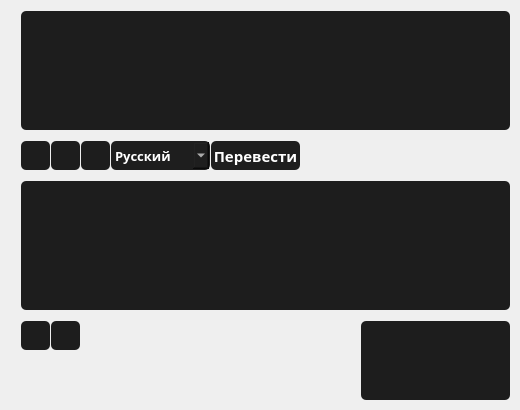
    <widget class="QWidget" name="page_4">
     <widget class="QPushButton" name="translate_button">
      <property name="geometry">
       <rect>
        <x>210</x>
        <y>140</y>
        <width>91</width>
        <height>31</height>
       </rect>
      </property>
      <property name="font">
       <font>
        <family>Bahnschrift SemiBold</family>
        <pointsize>11</pointsize>
        <bold>true</bold>
       </font>
      </property>
      <property name="styleSheet">
       <string notr="true">QPushButton {
background-color: #1E1E1E;
color: white;
border: 2px solid transparent;
  border-radius: 6px;
}
QPushButton:hover {
background-color: #252525;
}
QPushButton:pressed {
background-color: green;
}</string>
      </property>
      <property name="text">
       <string>Перевести</string>
      </property>
     </widget>
     <widget class="QTextEdit" name="translator_input">
      <property name="geometry">
       <rect>
        <x>20</x>
        <y>10</y>
        <width>491</width>
        <height>121</height>
       </rect>
      </property>
      <property name="styleSheet">
       <string notr="true">QTextEdit {
background-color: #1D1D1D;
color: white;
border: 2px solid transparent;
  border-radius: 6px;
}
QTextEdit:hover {
background-color: #1E1E1E;
}</string>
      </property>
     </widget>
     <widget class="QPushButton" name="translatecopy_2">
      <property name="geometry">
       <rect>
        <x>20</x>
        <y>320</y>
        <width>31</width>
        <height>31</height>
       </rect>
      </property>
      <property name="font">
       <font>
        <family>Calibri</family>
        <pointsize>10</pointsize>
       </font>
      </property>
      <property name="styleSheet">
       <string notr="true">QPushButton {
background-color: #1D1D1D;
color: white;
border: 2px solid transparent;
  border-radius: 6px;
}
QPushButton:hover {
background-color: #252525;
}
QPushButton:pressed {
background-color: gray;
}


</string>
      </property>
      <property name="text">
       <string/>
      </property>
      <property name="icon">
       <iconset>
        <normaloff>icons/copy.png</normaloff>icons/copy.png</iconset>
      </property>
      <property name="iconSize">
       <size>
        <width>18</width>
        <height>18</height>
       </size>
      </property>
     </widget>
     <widget class="QPushButton" name="translatecopy">
      <property name="geometry">
       <rect>
        <x>50</x>
        <y>140</y>
        <width>31</width>
        <height>31</height>
       </rect>
      </property>
      <property name="font">
       <font>
        <family>Calibri</family>
        <pointsize>10</pointsize>
       </font>
      </property>
      <property name="styleSheet">
       <string notr="true">QPushButton {
background-color: #1D1D1D;
color: white;
border: 2px solid transparent;
  border-radius: 6px;
}
QPushButton:hover {
background-color: #252525;
}
QPushButton:pressed {
background-color: gray;
}


</string>
      </property>
      <property name="text">
       <string/>
      </property>
      <property name="icon">
       <iconset>
        <normaloff>icons/copy.png</normaloff>icons/copy.png</iconset>
      </property>
      <property name="iconSize">
       <size>
        <width>18</width>
        <height>18</height>
       </size>
      </property>
     </widget>
     <widget class="QTextEdit" name="translate_output">
      <property name="geometry">
       <rect>
        <x>20</x>
        <y>180</y>
        <width>491</width>
        <height>131</height>
       </rect>
      </property>
      <property name="styleSheet">
       <string notr="true">QTextEdit {
background-color: #1D1D1D;
color: white;
border: 2px solid transparent;
  border-radius: 6px;
}</string>
      </property>
     </widget>
     <widget class="QPushButton" name="translate_delete">
      <property name="geometry">
       <rect>
        <x>80</x>
        <y>140</y>
        <width>31</width>
        <height>31</height>
       </rect>
      </property>
      <property name="font">
       <font>
        <family>Calibri</family>
        <pointsize>10</pointsize>
       </font>
      </property>
      <property name="styleSheet">
       <string notr="true">QPushButton {
background-color: #1D1D1D;
color: white;
border: 2px solid transparent;
  border-radius: 6px;
}
QPushButton:hover {
background-color: #252525;
}
QPushButton:pressed {
background-color: #EE3232;
}</string>
      </property>
      <property name="text">
       <string/>
      </property>
      <property name="icon">
       <iconset>
        <normaloff>icons/delete text.png</normaloff>icons/delete text.png</iconset>
      </property>
      <property name="iconSize">
       <size>
        <width>18</width>
        <height>18</height>
       </size>
      </property>
     </widget>
     <widget class="QComboBox" name="translator_languages_comboBox">
      <property name="geometry">
       <rect>
        <x>110</x>
        <y>140</y>
        <width>101</width>
        <height>31</height>
       </rect>
      </property>
      <property name="font">
       <font>
        <family>Bahnschrift SemiBold</family>
        <pointsize>10</pointsize>
        <bold>true</bold>
       </font>
      </property>
      <property name="styleSheet">
       <string notr="true">QComboBox{
background-color: #1E1E1E;
color: white;
border: 2px solid transparent;
  border-radius: 6px;
}
</string>
      </property>
      <item>
       <property name="text">
        <string>Русский</string>
       </property>
      </item>
      <item>
       <property name="text">
        <string>Английский</string>
       </property>
      </item>
      <item>
       <property name="text">
        <string>Немецкий</string>
       </property>
      </item>
      <item>
       <property name="text">
        <string>Французский</string>
       </property>
      </item>
      <item>
       <property name="text">
        <string>Японский</string>
       </property>
      </item>
      <item>
       <property name="text">
        <string>курво</string>
       </property>
      </item>
      <item>
       <property name="text">
        <string>Китайский</string>
       </property>
      </item>
      <item>
       <property name="text">
        <string>Турецкий</string>
       </property>
      </item>
      <item>
       <property name="text">
        <string>Белорусский</string>
       </property>
      </item>
      <item>
       <property name="text">
        <string>Казахский</string>
       </property>
      </item>
     </widget>
     <widget class="QPushButton" name="translate_paste">
      <property name="geometry">
       <rect>
        <x>20</x>
        <y>140</y>
        <width>31</width>
        <height>31</height>
       </rect>
      </property>
      <property name="font">
       <font>
        <family>Calibri</family>
        <pointsize>10</pointsize>
       </font>
      </property>
      <property name="styleSheet">
       <string notr="true">QPushButton {
background-color: #1D1D1D;
color: white;
border: 2px solid transparent;
  border-radius: 6px;
}
QPushButton:hover {
background-color: #252525;
}
QPushButton:pressed {
background-color: gray;
}</string>
      </property>
      <property name="text">
       <string/>
      </property>
      <property name="icon">
       <iconset>
        <normaloff>icons/paste.png</normaloff>icons/paste.png</iconset>
      </property>
      <property name="iconSize">
       <size>
        <width>18</width>
        <height>18</height>
       </size>
      </property>
     </widget>
     <widget class="QPushButton" name="translate_delete2">
      <property name="geometry">
       <rect>
        <x>50</x>
        <y>320</y>
        <width>31</width>
        <height>31</height>
       </rect>
      </property>
      <property name="font">
       <font>
        <family>Calibri</family>
        <pointsize>10</pointsize>
       </font>
      </property>
      <property name="styleSheet">
       <string notr="true">QPushButton {
background-color: #1D1D1D;
color: white;
border: 2px solid transparent;
  border-radius: 6px;
}
QPushButton:hover {
background-color: #252525;
}
QPushButton:pressed {
background-color: #EE3232;
}</string>
      </property>
      <property name="text">
       <string/>
      </property>
      <property name="icon">
       <iconset>
        <normaloff>icons/delete text.png</normaloff>icons/delete text.png</iconset>
      </property>
      <property name="iconSize">
       <size>
        <width>18</width>
        <height>18</height>
       </size>
      </property>
     </widget>
     <widget class="QTextEdit" name="translator_otladka_output">
      <property name="geometry">
       <rect>
        <x>360</x>
        <y>320</y>
        <width>151</width>
        <height>81</height>
       </rect>
      </property>
      <property name="styleSheet">
       <string notr="true">QTextEdit {
background-color: #1D1D1D;
color: white;
border: 2px solid transparent;
  border-radius: 6px;
}</string>
      </property>
     </widget>
    </widget>
